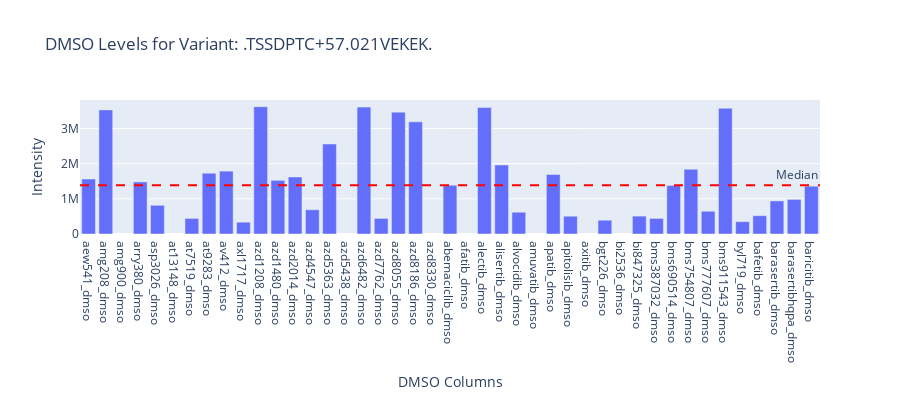

The code cell stored with this chart in its notebook:
### Code cell
import plotly.graph_objects as go
import numpy as np

# Filter rows with less than 13 NaNs
filtered = dmso_df[dmso_df["n_nan"] < 13]
if not filtered.empty:
    row = filtered.sample(1).iloc[0]
    dmso_vals = row[dmso_cols]
    variant_name = row["Variant"]
    median_val = row["median"]

    fig = go.Figure()
    fig.add_trace(go.Bar(
        x=dmso_cols,
        y=dmso_vals.values,
        name="DMSO Levels"
    ))
    fig.add_hline(y=median_val, line_color="red", line_dash="dash", annotation_text="Median", annotation_position="top right")
    fig.update_layout(
        title=f"DMSO Levels for Variant: {variant_name}",
        xaxis_title="DMSO Columns",
        yaxis_title="Intensity",
        showlegend=False,
        height=400
    )
    fig.show()

    print(f"Variant: {variant_name}")

### Figure 1 — Plotly figure (JSON) as saved in the notebook; plotly's stock layout.template omitted (floating-point values rounded to 4 significant figures)
{"data": [{"name": "DMSO Levels", "type": "bar", "x": ["aew541_dmso", "amg208_dmso", "amg900_dmso", "arry380_dmso", "asp3026_dmso", "at13148_dmso", "at7519_dmso", "at9283_dmso", "av412_dmso", "axl1717_dmso", "azd1208_dmso", "azd1480_dmso", "azd2014_dmso", "azd4547_dmso", "azd5363_dmso", "azd5438_dmso", "azd6482_dmso", "azd7762_dmso", "azd8055_dmso", "azd8186_dmso", "azd8330_dmso", "abemaciclib_dmso", "afatib_dmso", "alectib_dmso", "alisertib_dmso", "alvocidib_dmso", "amuvatib_dmso", "apatib_dmso", "apitolisib_dmso", "axitib_dmso", "bgt226_dmso", "bi2536_dmso", "bi847325_dmso", "bms387032_dmso", "bms690514_dmso", "bms754807_dmso", "bms777607_dmso", "bms911543_dmso", "byl719_dmso", "bafetib_dmso", "barasertib_dmso", "barasertibhqpa_dmso", "baricitib_dmso"], "y": [1563600, 3530000, null, 1481100, 816350, null, 443060, 1729300, 1787800, 335460, 3620800, 1525700, 1622000, 690010, 2559300, null, 3609000, 443060, 3465500, 3190400, null, 1386700, null, 3596600, 1964300, 619530, null, 1692800, 506020, null, 391880, null, 508590, 443060, 1381700, 1842400, 647090, 3577400, 350020, 520720, 940960, 984120, 1359800]}], "layout": {"annotations": [{"showarrow": false, "text": "Median", "x": 1, "xanchor": "right", "xref": "x domain", "y": 1386700, "yanchor": "bottom", "yref": "y"}], "height": 400, "shapes": [{"line": {"color": "red", "dash": "dash"}, "type": "line", "x0": 0, "x1": 1, "xref": "x domain", "y0": 1386700, "y1": 1386700, "yref": "y"}], "showlegend": false, "title": {"text": "DMSO Levels for Variant: .TSSDPTC+57.021VEKEK."}, "xaxis": {"title": {"text": "DMSO Columns"}}, "yaxis": {"title": {"text": "Intensity"}}}}
